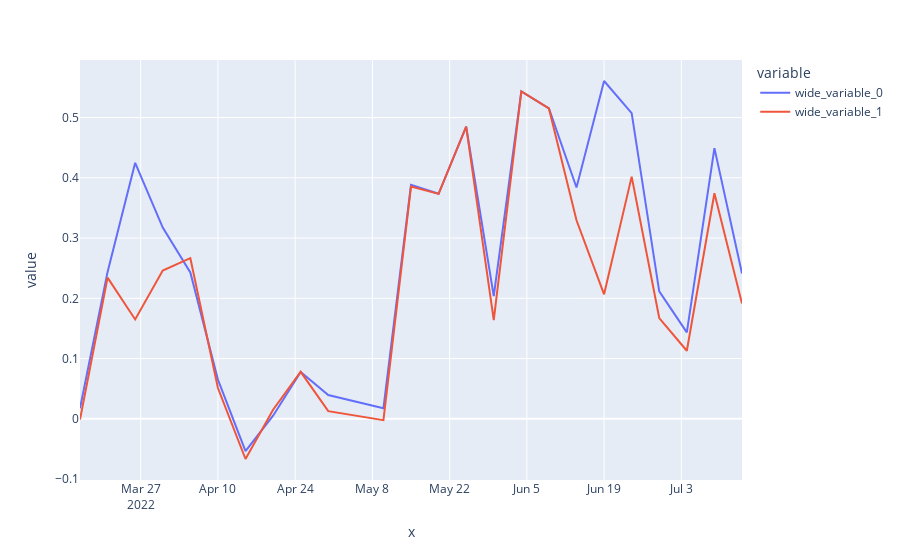

Write notebook code for a chart like this one.
### Code cell
fig = px.line(y=[(df_test.nir - df_test.red) / (df_test.nir + df_test.red), (data.nir - data.red) / (data.nir + data.red)], x=df_test.time)
fig.show()

### Figure 1 — Plotly figure (JSON) as saved in the notebook; plotly's stock layout.template omitted (floating-point values rounded to 4 significant figures)
{"data": [{"hovertemplate": "variable=wide_variable_0<br>x=%{x}<br>value=%{y}<extra></extra>", "legendgroup": "wide_variable_0", "line": {"color": "#636efa", "dash": "solid"}, "marker": {"symbol": "circle"}, "mode": "lines", "name": "wide_variable_0", "orientation": "v", "showlegend": true, "type": "scatter", "x": ["2022-07-14T00:00:00", "2022-07-09T00:00:00", "2022-07-04T00:00:00", "2022-06-29T00:00:00", "2022-06-24T00:00:00", "2022-06-19T00:00:00", "2022-06-14T00:00:00", "2022-06-09T00:00:00", "2022-06-04T00:00:00", "2022-05-30T00:00:00", "2022-05-25T00:00:00", "2022-05-20T00:00:00", "2022-05-15T00:00:00", "2022-05-10T00:00:00", "2022-04-30T00:00:00", "2022-04-25T00:00:00", "2022-04-20T00:00:00", "2022-04-15T00:00:00", "2022-04-10T00:00:00", "2022-04-05T00:00:00", "2022-03-31T00:00:00", "2022-03-26T00:00:00", "2022-03-21T00:00:00", "2022-03-16T00:00:00"], "xaxis": "x", "y": [0.2413, 0.4492, 0.1435, 0.2114, 0.5073, 0.5606, 0.3839, 0.5151, 0.5434, 0.2035, 0.485, 0.3735, 0.3884, 0.01754, 0.03941, 0.0779, 0.00518, -0.05363, 0.0651, 0.2428, 0.3173, 0.4248, 0.2439, 0.01767], "yaxis": "y"}, {"hovertemplate": "variable=wide_variable_1<br>x=%{x}<br>value=%{y}<extra></extra>", "legendgroup": "wide_variable_1", "line": {"color": "#EF553B", "dash": "solid"}, "marker": {"symbol": "circle"}, "mode": "lines", "name": "wide_variable_1", "orientation": "v", "showlegend": true, "type": "scatter", "x": ["2022-07-14T00:00:00", "2022-07-09T00:00:00", "2022-07-04T00:00:00", "2022-06-29T00:00:00", "2022-06-24T00:00:00", "2022-06-19T00:00:00", "2022-06-14T00:00:00", "2022-06-09T00:00:00", "2022-06-04T00:00:00", "2022-05-30T00:00:00", "2022-05-25T00:00:00", "2022-05-20T00:00:00", "2022-05-15T00:00:00", "2022-05-10T00:00:00", "2022-04-30T00:00:00", "2022-04-25T00:00:00", "2022-04-20T00:00:00", "2022-04-15T00:00:00", "2022-04-10T00:00:00", "2022-04-05T00:00:00", "2022-03-31T00:00:00", "2022-03-26T00:00:00", "2022-03-21T00:00:00", "2022-03-16T00:00:00"], "xaxis": "x", "y": [0.1913, 0.3743, 0.113, 0.1673, 0.402, 0.2067, 0.3296, 0.5151, 0.5434, 0.164, 0.485, 0.3732, 0.3854, -0.002254, 0.01277, 0.07799, 0.01504, -0.06667, 0.05114, 0.2666, 0.246, 0.1649, 0.2343, -0.001101], "yaxis": "y"}], "layout": {"legend": {"title": {"text": "variable"}, "tracegroupgap": 0}, "margin": {"t": 60}, "xaxis": {"anchor": "y", "domain": [0, 1], "title": {"text": "x"}}, "yaxis": {"anchor": "x", "domain": [0, 1], "title": {"text": "value"}}}}
